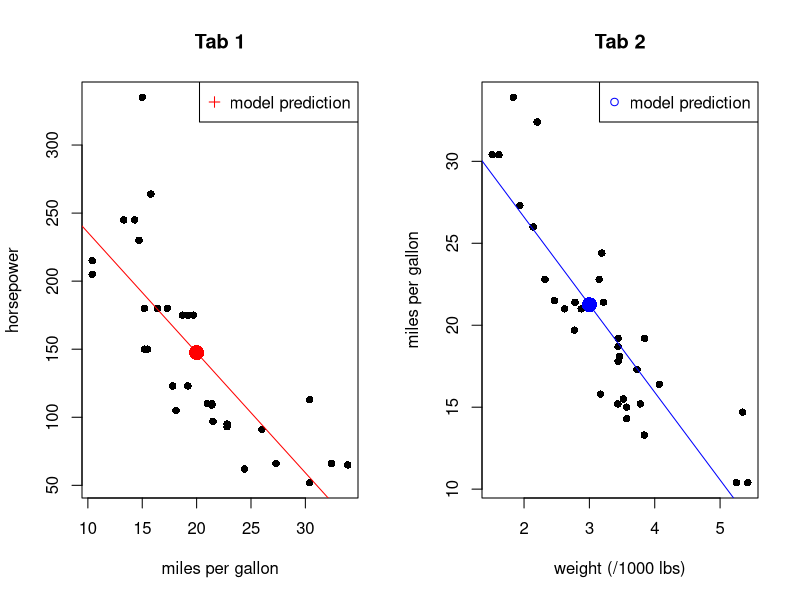

Recreate this plot in R.
## ---- chunk 1
knitr::opts_chunk$set(echo = FALSE)
## ---- chunk 2
str(mtcars)
## ---- chunk 3
    #build the model to predict horsepower from pmg
    model1<-lm(hp~mpg, data=mtcars)
    mpgInput1<-20
    model1pred <- predict(model1,newdata=data.frame(mpg=as.numeric(mpgInput1)))
    
    #build the model to predict mph from wt
    model2<-lm(mpg~wt, data=mtcars)
    mpgInput2<-3
    model2pred<-predict(model2, newdata=data.frame(wt=as.numeric(mpgInput2)))
    
    par(mfrow=c(1,2))
    plot(mtcars$mpg, mtcars$hp, xlab="miles per gallon", ylab="horsepower", 
         main="Tab 1", pch=16)
    abline(model1, col="red",lwd=1)
    legend("topright", pch=3, legend=c("model prediction"), col=c("red"))
    points(mpgInput1, model1pred, col = "red", pch=16, cex=2)
       
    plot(mtcars$wt, mtcars$mpg, xlab="weight (/1000 lbs)", 
                ylab="miles per gallon", main="Tab 2", pch=16)
    abline(model2, col="blue",lwd=1)
    legend("topright", pch=1, legend=c("model prediction"), col=c("blue"))
    points(mpgInput2, model2pred, col = "blue", pch=16, cex=2)
